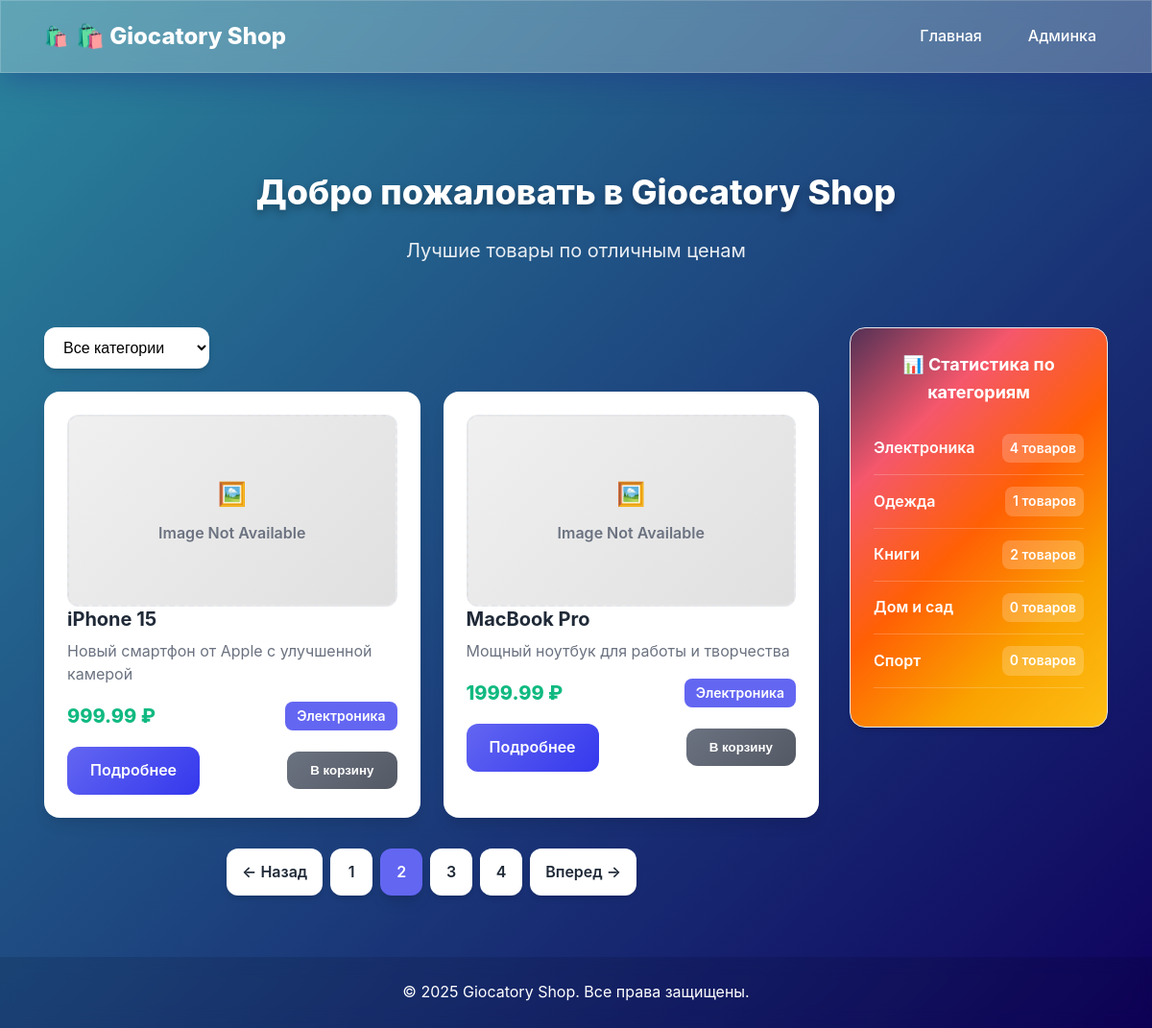
Screenshot of /?page=2 with the database file from the repository.
### backend/app/models.py (models this page shows)
class ProductDB(Base):
    __tablename__ = "products"
    id = Column(Integer, primary_key=True, index=True)
    name = Column(String(100), nullable=False)
    description = Column(Text)
    price = Column(Float, nullable=False)
    image_url = Column(String(200))
    category_id = Column(Integer, ForeignKey("categories.id"))
    in_stock = Column(Boolean, default=True)
    created_at = Column(DateTime(timezone=True), server_default=func.now())
    category = relationship("CategoryDB", back_populates="products")

class CategoryDB(Base):
    __tablename__ = "categories"
    id = Column(Integer, primary_key=True, index=True)
    name = Column(String(50), unique=True, nullable=False)
    description = Column(Text)
    created_at = Column(DateTime(timezone=True), server_default=func.now())
    products = relationship("ProductDB", back_populates="category")

### backend/app/main.py (the view)
@app.get("/")
async def home(request: Request, db: Session = Depends(get_db)):
    from .routers.products import get_products
    from .routers.categories import get_categories_stats
    page = int(request.query_params.get("page", 1))
    category_id = request.query_params.get("category_id")
    products_response = await get_products(request, page, 2, category_id, db)
    categories_stats = await get_categories_stats(db)
    return templates.TemplateResponse("index.html", {
        "request": request,
        "products": products_response.items,
        "pagination": {
            "page": products_response.page,
            "pages": products_response.pages,
            "has_next": products_response.has_next,
            "has_prev": products_response.has_prev  # ИСПРАВЛЕНО: было response.has_prev
        },
        "categories_stats": categories_stats,
        "current_category_id": category_id
    })

### backend/app/templates/index.html (shortened to what this page needs)
{% extends "base.html" %}
{% block content %}
<div class="container">
    <div class="hero-section">
        <h1>Добро пожаловать в Giocatory Shop</h1>
        <p>Лучшие товары по отличным ценам</p>
    </div>
    <div class="main-layout">
        <div class="products-section">
            <div class="filters">
                <select id="category-filter" class="category-filter" onchange="filterByCategory(this.value)">
                    <option value="">Все категории</option>
                </select>
            </div>
            <div id="products-grid" class="products-grid">
                {% for product in products %}
                <div class="product-card">
                    <div class="product-info">
                        <h3 class="product-name">{{ product.name }}</h3>
                        <p class="product-description">{{ product.description[:100] }}{% if product.description and product.description|length > 100 %}...{% endif %}</p>
                        <div class="product-meta">
                            <div class="product-price">{{ "%.2f"|format(product.price) }} ₽</div>
                            {% if product.category %}
                            <div class="product-category-badge">{{ product.category.name }}</div>
                            {% endif %}
                        </div>
                        <div class="product-actions">
                            <a href="/product/{{ product.id }}" class="btn btn-primary">Подробнее</a>
                            <button class="btn btn-secondary" onclick="addToCart({{ product.id }})">В корзину</button>
                        </div>
                    </div>
                </div>
                {% else %}
                <div class="no-products">
                    <p>Товары не найдены</p>
                </div>
                {% endfor %}
            </div>
            {% if pagination.pages > 1 %}
            <div class="pagination">
                {% if pagination.has_prev %}
                <a href="/?page={{ pagination.page - 1 }}{% if current_category_id %}&category_id={{ current_category_id }}{% endif %}" class="page-link">← Назад</a>
                {% endif %}
                {% for page_num in range(1, pagination.pages + 1) %}
                <a href="/?page={{ page_num }}{% if current_category_id %}&category_id={{ current_category_id }}{% endif %}"
                   class="page-link {% if page_num == pagination.page %}active{% endif %}">
                    {{ page_num }}
                </a>
                {% endfor %}
                {% if pagination.has_next %}
                <a href="/?page={{ pagination.page + 1 }}{% if current_category_id %}&category_id={{ current_category_id }}{% endif %}" class="page-link">Вперед →</a>
                {% endif %}
            </div>
            {% endif %}
        </div>
        <div class="categories-sidebar">
            <div class="categories-card">
                <h3 class="categories-title">📊 Статистика по категориям</h3>
                <div class="categories-list">
                    {% for stat in categories_stats %}
                    <div class="category-item">
                        <span class="category-name">{{ stat.category_name }}</span>
                        <span class="category-count">{{ stat.product_count }} товаров</span>
                    </div>
                    {% else %}
                    <div class="no-categories">Категории пока не добавлены</div>
                    {% endfor %}
                </div>
            </div>
        </div>
    </div>
</div>
{% endblock %}

### rows the page displays
ProductDB: name "iPhone 15", description "Новый смартфон от Apple с улучшенной камерой", price "999.99", category.name "Электроника"
ProductDB: name "MacBook Pro", description "Мощный ноутбук для работы и творчества", price "1999.99", category.name "Электроника"
CategoryDB: category_name "Электроника", product_count "4"
CategoryDB: category_name "Одежда", product_count "1"
CategoryDB: category_name "Книги", product_count "2"
CategoryDB: category_name "Дом и сад", product_count "0"
CategoryDB: category_name "Спорт", product_count "0"

### other values shown
{{ page_num }} "1" "2" "3" "4"
